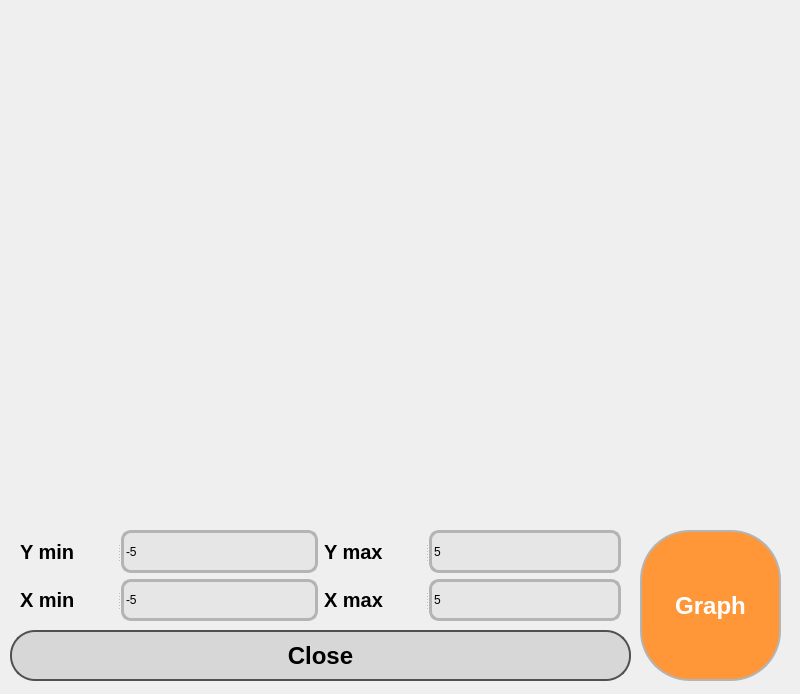
<?xml version="1.0" encoding="UTF-8"?>
<ui version="4.0">
 <class>Plot</class>
 <widget class="QMainWindow" name="Plot">
  <property name="geometry">
   <rect>
    <x>0</x>
    <y>0</y>
    <width>800</width>
    <height>694</height>
   </rect>
  </property>
  <property name="minimumSize">
   <size>
    <width>800</width>
    <height>694</height>
   </size>
  </property>
  <property name="maximumSize">
   <size>
    <width>800</width>
    <height>694</height>
   </size>
  </property>
  <property name="windowTitle">
   <string>MainWindow</string>
  </property>
  <widget class="QWidget" name="centralwidget">
   <property name="minimumSize">
    <size>
     <width>800</width>
     <height>694</height>
    </size>
   </property>
   <widget class="QCustomPlot" name="widget" native="true">
    <property name="geometry">
     <rect>
      <x>10</x>
      <y>10</y>
      <width>776</width>
      <height>501</height>
     </rect>
    </property>
   </widget>
   <widget class="QPushButton" name="pushButton_close">
    <property name="geometry">
     <rect>
      <x>10</x>
      <y>630</y>
      <width>621</width>
      <height>51</height>
     </rect>
    </property>
    <property name="font">
     <font>
      <pointsize>18</pointsize>
      <bold>true</bold>
     </font>
    </property>
    <property name="styleSheet">
     <string notr="true">QPushButton#pushButton_close {
  background-color: rgb(215, 215, 215);
  color: black;
  border: 2px solid rgb(180, 180, 180);
  border-radius: 25px;
  border-color: rgb(80, 80, 80);
}

QPushButton:pressed {
    background-color: qlineargradient(x1: 0, y1: 0, x2: 0, y2: 1,
                                      stop: 0 #FF7832, stop: 1 #FF9739);
}</string>
    </property>
    <property name="text">
     <string>Close</string>
    </property>
   </widget>
   <widget class="QPushButton" name="pushButton_setPlot">
    <property name="geometry">
     <rect>
      <x>640</x>
      <y>530</y>
      <width>141</width>
      <height>151</height>
     </rect>
    </property>
    <property name="font">
     <font>
      <pointsize>18</pointsize>
      <bold>true</bold>
     </font>
    </property>
    <property name="styleSheet">
     <string notr="true">QPushButton {
  background-color: rgb(255, 151, 57);
  color: white;
  border: 2px solid rgb(180, 180, 180);
  border-radius: 50px;
  border-color: rgb(180, 180, 180);
}

QPushButton:pressed {
    background-color: qlineargradient(x1: 0, y1: 0, x2: 0, y2: 1,
                                      stop: 0 #FF7832, stop: 1 #FF9739);
}</string>
    </property>
    <property name="text">
     <string>Graph</string>
    </property>
   </widget>
   <widget class="QWidget" name="layoutWidget">
    <property name="geometry">
     <rect>
      <x>20</x>
      <y>530</y>
      <width>601</width>
      <height>91</height>
     </rect>
    </property>
    <layout class="QGridLayout" name="gridLayout">
     <item row="1" column="1">
      <widget class="QSplitter" name="splitter_2">
       <property name="orientation">
        <enum>Qt::Horizontal</enum>
       </property>
       <widget class="QLabel" name="label_2">
        <property name="font">
         <font>
          <pointsize>15</pointsize>
          <bold>true</bold>
         </font>
        </property>
        <property name="text">
         <string>X max</string>
        </property>
       </widget>
       <widget class="QLineEdit" name="lineEdit_xMax">
        <property name="styleSheet">
         <string notr="true">QLineEdit {
	color: black;
	background-color: rgb(230, 230, 230);
	border-radius: 10px;                     /* &lt;----  20px  */ 
	border: 3px solid rgb(180, 180, 180);
}</string>
        </property>
        <property name="text">
         <string>5</string>
        </property>
       </widget>
      </widget>
     </item>
     <item row="0" column="0">
      <widget class="QSplitter" name="splitter_3">
       <property name="orientation">
        <enum>Qt::Horizontal</enum>
       </property>
       <widget class="QLabel" name="label_3">
        <property name="font">
         <font>
          <pointsize>15</pointsize>
          <bold>true</bold>
         </font>
        </property>
        <property name="text">
         <string>Y min</string>
        </property>
       </widget>
       <widget class="QLineEdit" name="lineEdit_yMin">
        <property name="styleSheet">
         <string notr="true">QLineEdit {
	color: black;
	background-color: rgb(230, 230, 230);
	border-radius: 10px;                     /* &lt;----  20px  */ 
	border: 3px solid rgb(180, 180, 180);
}</string>
        </property>
        <property name="text">
         <string>-5</string>
        </property>
       </widget>
      </widget>
     </item>
     <item row="1" column="0">
      <widget class="QSplitter" name="splitter">
       <property name="orientation">
        <enum>Qt::Horizontal</enum>
       </property>
       <widget class="QLabel" name="label">
        <property name="font">
         <font>
          <pointsize>15</pointsize>
          <bold>true</bold>
         </font>
        </property>
        <property name="text">
         <string>X min</string>
        </property>
       </widget>
       <widget class="QLineEdit" name="lineEdit_xMin">
        <property name="styleSheet">
         <string notr="true">QLineEdit {
	color: black;
	background-color: rgb(230, 230, 230);
	border-radius: 10px;                     /* &lt;----  20px  */ 
	border: 3px solid rgb(180, 180, 180);
}</string>
        </property>
        <property name="text">
         <string>-5</string>
        </property>
       </widget>
      </widget>
     </item>
     <item row="0" column="1">
      <widget class="QSplitter" name="splitter_4">
       <property name="orientation">
        <enum>Qt::Horizontal</enum>
       </property>
       <widget class="QLabel" name="label_4">
        <property name="font">
         <font>
          <pointsize>15</pointsize>
          <bold>true</bold>
         </font>
        </property>
        <property name="text">
         <string>Y max</string>
        </property>
       </widget>
       <widget class="QLineEdit" name="lineEdit_yMax">
        <property name="enabled">
         <bool>true</bool>
        </property>
        <property name="styleSheet">
         <string notr="true">QLineEdit {
	color: black;
	background-color: rgb(230, 230, 230);
	border-radius: 10px;                     /* &lt;----  20px  */ 
	border: 3px solid rgb(180, 180, 180);
}</string>
        </property>
        <property name="text">
         <string>5</string>
        </property>
       </widget>
      </widget>
     </item>
    </layout>
   </widget>
  </widget>
 </widget>
 <customwidgets>
  <customwidget>
   <class>QCustomPlot</class>
   <extends>QWidget</extends>
   <header>qcustomplot.h</header>
   <container>1</container>
  </customwidget>
 </customwidgets>
 <resources/>
 <connections/>
</ui>
